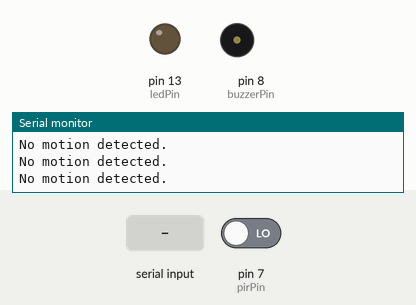
Simulated run of this sketch. Board: Arduino Uno, built with avr-gcc and run on an emulated ATmega328P. On the bench: output pins drawn as LEDs (lit = HIGH), buzzer (waves = sounding, pin HIGH), the last lines printed to the serial monitor. The test bench sets the inputs (shaded band); at power-on: pin 7 (pirPin) LOW.

Above: at 2.3 s.
2.4 s: pin 7 (pirPin) driven HIGH
At 4.1 s:
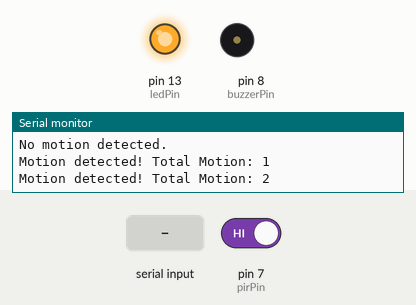
4.5 s: "1" received over the second serial link
At 5.6 s:
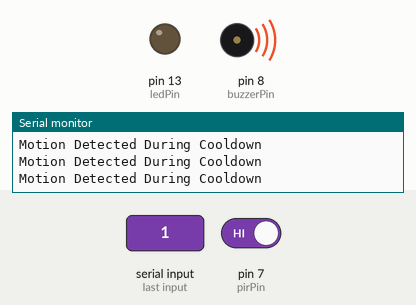
Timing chart, 0 to 7.5 s (numbered marks = the images above; inputs shaded):
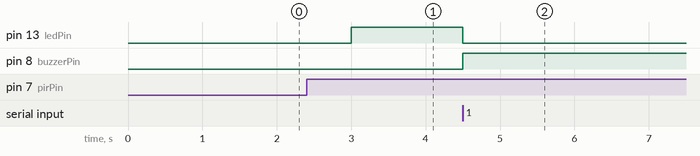

The sketch:

PIRAlarm.ino
```cpp
#include <SoftwareSerial.h>

SoftwareSerial BTSerial(2, 3); // Bluetooth TX to Arduino 2 and RX to Arduino 3

int pirPin = 7; // PIR sensor connected to pin 7
int ledPin = 13; // LED connected to pin 13 (optional for visual feedback)
int buzzerPin = 8; // Buzzer connected to pin 8
int motionCount = 0; // Counter for detected motion
unsigned long cooldownStart; // Timer for cooldown period
bool isOnCooldown = false; // Flag indicating cooldown status
int cooldown = 7000; // Cooldown period duration (in milliseconds)
int enabled = true; // Flag to enable or disable the system

void setup() {
  pinMode(pirPin, INPUT); // Set PIR sensor pin as input
  pinMode(ledPin, OUTPUT); // Set LED pin as output
  pinMode(buzzerPin, OUTPUT); // Set Buzzer pin as output
  BTSerial.begin(9600); // Initialize Bluetooth serial communication
  Serial.begin(9600); // Initialize Arduino serial communication for debugging
}

void loop() {
  if (BTSerial.available()) {
    char command = BTSerial.read(); // Read the incoming Bluetooth command

    if (command == '1') { // Command to turn off the alarm and start cooldown
      digitalWrite(buzzerPin, HIGH); // Turn off the buzzer
      digitalWrite(ledPin, LOW); // Turn off the LED
      motionCount = 0; // Reset the motion count
      Serial.println("Turned OFF By User");
      Serial.println("Alarm Is In Cooldown");
      isOnCooldown = true; // Enable cooldown state
      cooldownStart = millis(); // Start the cooldown timer
    }
    else if (command == '2') { // Command to stop alarm without cooldown
      stopAlarmWithoutCooldown();
    }
  }

  // Cooldown state management
  while (isOnCooldown) {
    int motionOnCooldown = digitalRead(pirPin); // Check if motion is detected during cooldown

    if ((millis() - cooldownStart) >= cooldown && motionOnCooldown == false) {
      isOnCooldown = false; // Exit cooldown after the specified time if no motion
      Serial.println("Alarm Is Active Now");
      break;
    }
    else if (motionOnCooldown == true) {
      Serial.println("Motion Detected During Cooldown");
      cooldownStart = millis(); // Reset cooldown timer if motion is detected
      motionOnCooldown = false;
    }
    delay(100); // Small delay to avoid excessive polling
  }

  // Motion detection and alarm triggering
  int motionDetected = digitalRead(pirPin); // Read the PIR sensor

  if (motionDetected) {
    triggerAlarm(); // Trigger the alarm if motion is detected
  }
  else {
    Serial.println("No motion detected."); // Print message if no motion is detected
  }
  delay(750); // Delay to avoid excessive polling
}

// Trigger alarm: Increment motion count, turn on LED and buzzer
void triggerAlarm() {
  motionCount++; // Increment motion count
  digitalWrite(buzzerPin, LOW); // Turn on the buzzer
  digitalWrite(ledPin, HIGH); // Turn on the LED
  Serial.print("Motion detected! Total Motion: ");
  Serial.println(motionCount); // Print the motion count for debugging
}

// Stop alarm without cooldown
void stopAlarmWithoutCooldown() {
  digitalWrite(buzzerPin, HIGH); // Turn off the buzzer
  digitalWrite(ledPin, LOW); // Turn off the LED
  Serial.println("ALARM DISABLED"); // Print message indicating the alarm is off
}
```

Measured:
- after the input at 2.4 s, pin 13 (ledPin): LOW → HIGH after 0.60 s
- after the input at 4.5 s, pin 13 (ledPin): HIGH → LOW at once; pin 8 (buzzerPin): LOW → HIGH at once
